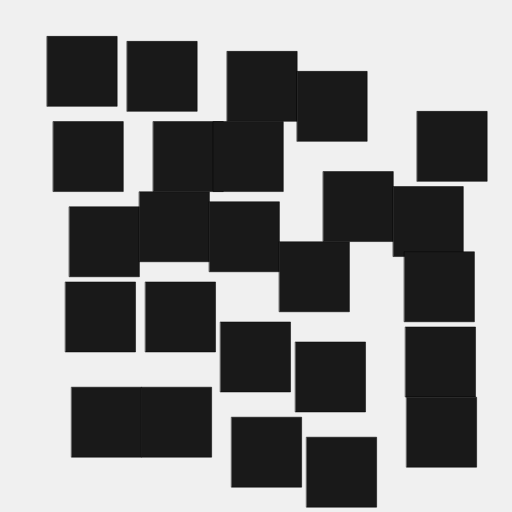
Frame 1 (no input)
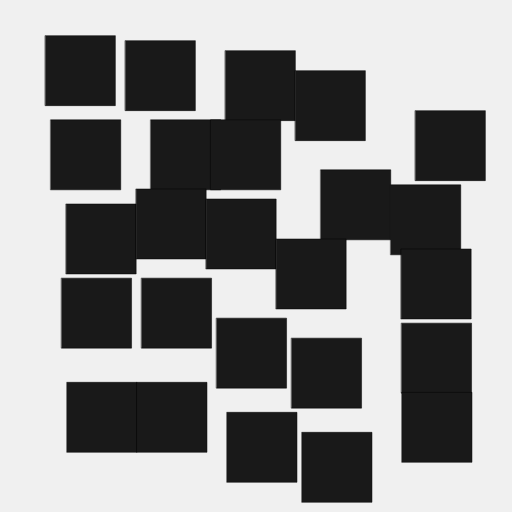
Frame 60 (no input)
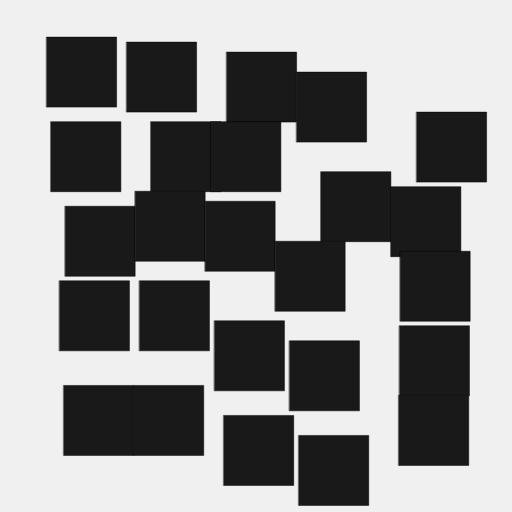
Frame 120 (the mouse pressed at the canvas centre since frame 60)

The p5.js sketch that drew these frames (run headless with seeded random() and noise() and a simulated clock; from frame 60 on, the mouse is pressed at the canvas centre):

// p5.js sketch
// ── sketch.js
function setup() {
  createCanvas(512, 512);
}

function draw() {
  background(240);
  fill(25);
  strokeWeight(0.5);
  rectMode(CENTER);
  translate(width / 10, height / 10);
  translate(p5.Vector.fromAngle(millis() / 100, 1));
  rect(30, 20, 70, 70);
  rect(110, 25, 70, 70);
  rect(210, 35, 70, 70);
  rect(280, 55, 70, 70);
  rect(400, 95, 70, 70);
   rectMode(CENTER);
  translate(width / 100, height / 100);
  translate(p5.Vector.fromAngle(millis() / 200, 1));
  rect(30, 100, 70, 70);
  rect(130, 100, 70, 70);
  rect(190, 100, 70, 70);
  rect(300, 150, 70, 70);
  rect(370, 165, 70, 70);
   rectMode(CENTER);
  translate(width / 100, height / 100);
  translate(p5.Vector.fromAngle(millis() / 200, 1));
  rect(40, 180, 70, 70);
  rect(110, 165, 70, 70);
  rect(180, 175, 70, 70);
  rect(250, 215, 70, 70);
  rect(375, 225, 70, 70);
  rectMode(CENTER);
  translate(width / 100, height / 100);
  translate(p5.Vector.fromAngle(millis() / 200, 1));
  rect(30, 250, 70, 70);
  rect(110, 250, 70, 70);
  rect(185, 290, 70, 70);
  rect(260, 310, 70, 70);
  rect(370, 295, 70, 70);
   rectMode(CENTER);
  translate(width / 100, height / 100);
  translate(p5.Vector.fromAngle(millis() / 200, 1));
  rect(30, 350, 70, 70);
  rect(100, 350, 70, 70);
  rect(190, 380, 70, 70);
  rect(265, 400, 70, 70);
  rect(365, 360, 70, 70);
//Inspirado en la obra de la artista Vera Molnar https://www.bing.com/images/search?view=detailV2&ccid=2ybYsOyC&id=180EB13FB87D14CE6306EFEE573EF292A0B40178&thid=OIP.2ybYsOyCsNs2xOn0OIaB8wAAAA&mediaurl=https%3a%2f%2fth.bing.com%2fth%2fid%2fR.db26d8b0ec82b0db36c4e9f4388681f3%3frik%3deAG0oJLyPlfu7w%26riu%3dhttp%253a%252f%252f3.bp.blogspot.com%252f_9fKtttqmeIE%252fSceRsoAbPKI%252fAAAAAAAAABA%252f9Meauc0cWKE%252fs400%252fmolnar.bmp%26ehk%3dA8CnBVQLYvFVMgo6zIhpcTxmBQ0am2%252focXG%252fkfpDMb0%253d%26risl%3d%26pid%3dImgRaw%26r%3d0&exph=400&expw=397&q=vera+molnar+obras&simid=608050387599235619&FORM=IRPRST&ck=B1A91BEAC41B1FB3BE3C0694B3F5D9BA&selectedIndex=21&ajaxhist=0&ajaxserp=0
}
